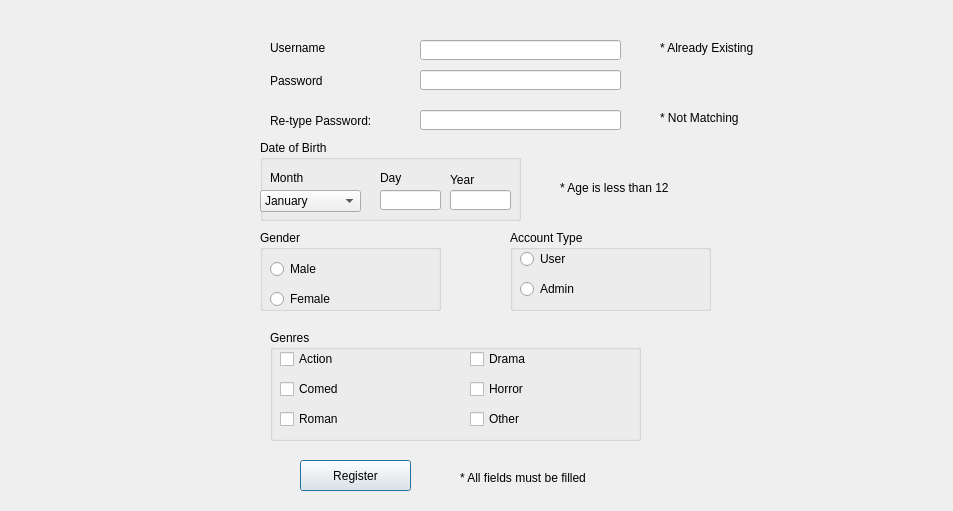
<?xml version="1.0" encoding="UTF-8"?>
<ui version="4.0">
 <class>RegisterWindow</class>
 <widget class="QDialog" name="RegisterWindow">
  <property name="geometry">
   <rect>
    <x>0</x>
    <y>0</y>
    <width>953</width>
    <height>511</height>
   </rect>
  </property>
  <property name="windowTitle">
   <string>Dialog</string>
  </property>
  <widget class="QPushButton" name="registerButton">
   <property name="geometry">
    <rect>
     <x>300</x>
     <y>460</y>
     <width>111</width>
     <height>31</height>
    </rect>
   </property>
   <property name="text">
    <string>Register</string>
   </property>
  </widget>
  <widget class="QLabel" name="labelUsername">
   <property name="geometry">
    <rect>
     <x>270</x>
     <y>40</y>
     <width>141</width>
     <height>16</height>
    </rect>
   </property>
   <property name="text">
    <string>Username</string>
   </property>
  </widget>
  <widget class="QLabel" name="labelPassword">
   <property name="geometry">
    <rect>
     <x>270</x>
     <y>70</y>
     <width>131</width>
     <height>21</height>
    </rect>
   </property>
   <property name="text">
    <string>Password</string>
   </property>
  </widget>
  <widget class="QLabel" name="labelRetypePassword">
   <property name="geometry">
    <rect>
     <x>270</x>
     <y>110</y>
     <width>121</width>
     <height>21</height>
    </rect>
   </property>
   <property name="text">
    <string>Re-type Password: </string>
   </property>
  </widget>
  <widget class="QLineEdit" name="lineEditUsername">
   <property name="geometry">
    <rect>
     <x>420</x>
     <y>40</y>
     <width>201</width>
     <height>20</height>
    </rect>
   </property>
  </widget>
  <widget class="QLineEdit" name="lineEditPassword">
   <property name="geometry">
    <rect>
     <x>420</x>
     <y>70</y>
     <width>201</width>
     <height>20</height>
    </rect>
   </property>
   <property name="echoMode">
    <enum>QLineEdit::Password</enum>
   </property>
  </widget>
  <widget class="QLineEdit" name="lineEditRetypePassword">
   <property name="geometry">
    <rect>
     <x>420</x>
     <y>110</y>
     <width>201</width>
     <height>20</height>
    </rect>
   </property>
   <property name="echoMode">
    <enum>QLineEdit::Password</enum>
   </property>
  </widget>
  <widget class="QGroupBox" name="monthGroupBox">
   <property name="geometry">
    <rect>
     <x>260</x>
     <y>140</y>
     <width>261</width>
     <height>81</height>
    </rect>
   </property>
   <property name="title">
    <string>Date of Birth</string>
   </property>
   <widget class="QComboBox" name="monthComboBox">
    <property name="geometry">
     <rect>
      <x>0</x>
      <y>50</y>
      <width>101</width>
      <height>22</height>
     </rect>
    </property>
    <item>
     <property name="text">
      <string>January</string>
     </property>
    </item>
    <item>
     <property name="text">
      <string>February</string>
     </property>
    </item>
    <item>
     <property name="text">
      <string>March</string>
     </property>
    </item>
    <item>
     <property name="text">
      <string>April</string>
     </property>
    </item>
    <item>
     <property name="text">
      <string>May</string>
     </property>
    </item>
    <item>
     <property name="text">
      <string>June</string>
     </property>
    </item>
    <item>
     <property name="text">
      <string>July</string>
     </property>
    </item>
    <item>
     <property name="text">
      <string>August</string>
     </property>
    </item>
    <item>
     <property name="text">
      <string>September</string>
     </property>
    </item>
    <item>
     <property name="text">
      <string>October</string>
     </property>
    </item>
    <item>
     <property name="text">
      <string>November</string>
     </property>
    </item>
    <item>
     <property name="text">
      <string>December</string>
     </property>
    </item>
   </widget>
   <widget class="QLineEdit" name="dayLineEdit">
    <property name="geometry">
     <rect>
      <x>120</x>
      <y>50</y>
      <width>61</width>
      <height>20</height>
     </rect>
    </property>
   </widget>
   <widget class="QLineEdit" name="yearLineEdit">
    <property name="geometry">
     <rect>
      <x>190</x>
      <y>50</y>
      <width>61</width>
      <height>20</height>
     </rect>
    </property>
   </widget>
   <widget class="QLabel" name="label">
    <property name="geometry">
     <rect>
      <x>10</x>
      <y>30</y>
      <width>81</width>
      <height>16</height>
     </rect>
    </property>
    <property name="text">
     <string>Month</string>
    </property>
   </widget>
   <widget class="QLabel" name="label_2">
    <property name="geometry">
     <rect>
      <x>120</x>
      <y>30</y>
      <width>61</width>
      <height>16</height>
     </rect>
    </property>
    <property name="text">
     <string>Day</string>
    </property>
   </widget>
   <widget class="QLabel" name="label_3">
    <property name="geometry">
     <rect>
      <x>190</x>
      <y>30</y>
      <width>61</width>
      <height>20</height>
     </rect>
    </property>
    <property name="text">
     <string>Year</string>
    </property>
   </widget>
  </widget>
  <widget class="QGroupBox" name="genderGroupBox">
   <property name="geometry">
    <rect>
     <x>260</x>
     <y>230</y>
     <width>181</width>
     <height>81</height>
    </rect>
   </property>
   <property name="title">
    <string>Gender</string>
   </property>
   <widget class="QRadioButton" name="maleRadioButton">
    <property name="geometry">
     <rect>
      <x>10</x>
      <y>30</y>
      <width>81</width>
      <height>18</height>
     </rect>
    </property>
    <property name="text">
     <string>Male</string>
    </property>
   </widget>
   <widget class="QRadioButton" name="femaleRadioButton">
    <property name="geometry">
     <rect>
      <x>10</x>
      <y>60</y>
      <width>69</width>
      <height>18</height>
     </rect>
    </property>
    <property name="text">
     <string>Female</string>
    </property>
   </widget>
  </widget>
  <widget class="QGroupBox" name="AccountTypeGroupBox">
   <property name="geometry">
    <rect>
     <x>510</x>
     <y>230</y>
     <width>201</width>
     <height>81</height>
    </rect>
   </property>
   <property name="title">
    <string>Account Type</string>
   </property>
   <widget class="QRadioButton" name="userRadioButton">
    <property name="geometry">
     <rect>
      <x>10</x>
      <y>20</y>
      <width>69</width>
      <height>18</height>
     </rect>
    </property>
    <property name="text">
     <string>User</string>
    </property>
   </widget>
   <widget class="QRadioButton" name="adminRadioButton">
    <property name="geometry">
     <rect>
      <x>10</x>
      <y>50</y>
      <width>69</width>
      <height>18</height>
     </rect>
    </property>
    <property name="text">
     <string>Admin</string>
    </property>
   </widget>
  </widget>
  <widget class="QGroupBox" name="genresGroupBox">
   <property name="geometry">
    <rect>
     <x>270</x>
     <y>330</y>
     <width>371</width>
     <height>111</height>
    </rect>
   </property>
   <property name="title">
    <string>Genres</string>
   </property>
   <widget class="QCheckBox" name="actionCheckBox">
    <property name="geometry">
     <rect>
      <x>10</x>
      <y>20</y>
      <width>58</width>
      <height>18</height>
     </rect>
    </property>
    <property name="text">
     <string>Action</string>
    </property>
   </widget>
   <widget class="QCheckBox" name="ComedyCheckBox">
    <property name="geometry">
     <rect>
      <x>10</x>
      <y>50</y>
      <width>58</width>
      <height>18</height>
     </rect>
    </property>
    <property name="text">
     <string>Comedy</string>
    </property>
   </widget>
   <widget class="QCheckBox" name="romanceCheckBox">
    <property name="geometry">
     <rect>
      <x>10</x>
      <y>80</y>
      <width>58</width>
      <height>18</height>
     </rect>
    </property>
    <property name="text">
     <string>Romance</string>
    </property>
   </widget>
   <widget class="QCheckBox" name="otherCheckBox">
    <property name="geometry">
     <rect>
      <x>200</x>
      <y>80</y>
      <width>58</width>
      <height>18</height>
     </rect>
    </property>
    <property name="text">
     <string>Other</string>
    </property>
   </widget>
   <widget class="QCheckBox" name="horrorCheckBox">
    <property name="geometry">
     <rect>
      <x>200</x>
      <y>50</y>
      <width>58</width>
      <height>18</height>
     </rect>
    </property>
    <property name="text">
     <string>Horror</string>
    </property>
   </widget>
   <widget class="QCheckBox" name="dramaCheckBox">
    <property name="geometry">
     <rect>
      <x>200</x>
      <y>20</y>
      <width>58</width>
      <height>18</height>
     </rect>
    </property>
    <property name="text">
     <string>Drama</string>
    </property>
   </widget>
  </widget>
  <widget class="QLabel" name="errorAlreadyExisting">
   <property name="geometry">
    <rect>
     <x>660</x>
     <y>40</y>
     <width>161</width>
     <height>16</height>
    </rect>
   </property>
   <property name="text">
    <string>* Already Existing</string>
   </property>
  </widget>
  <widget class="QLabel" name="errorAllFieldMustBeFilled">
   <property name="geometry">
    <rect>
     <x>460</x>
     <y>470</y>
     <width>161</width>
     <height>16</height>
    </rect>
   </property>
   <property name="text">
    <string>* All fields must be filled</string>
   </property>
  </widget>
  <widget class="QLabel" name="errorAgesLessThanTweve">
   <property name="geometry">
    <rect>
     <x>560</x>
     <y>180</y>
     <width>161</width>
     <height>16</height>
    </rect>
   </property>
   <property name="text">
    <string>* Age is less than 12</string>
   </property>
  </widget>
  <widget class="QLabel" name="errorNotMatching">
   <property name="geometry">
    <rect>
     <x>660</x>
     <y>110</y>
     <width>161</width>
     <height>16</height>
    </rect>
   </property>
   <property name="text">
    <string>* Not Matching</string>
   </property>
  </widget>
 </widget>
 <resources/>
 <connections/>
</ui>
